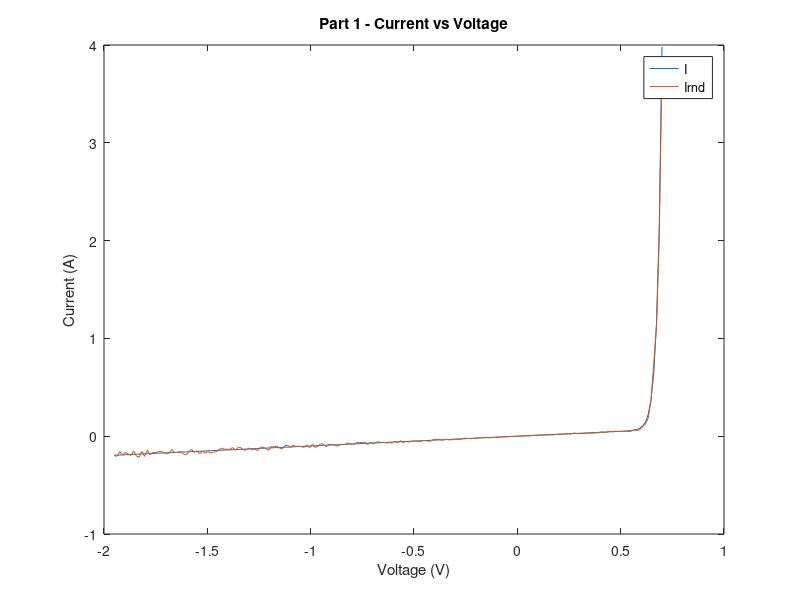
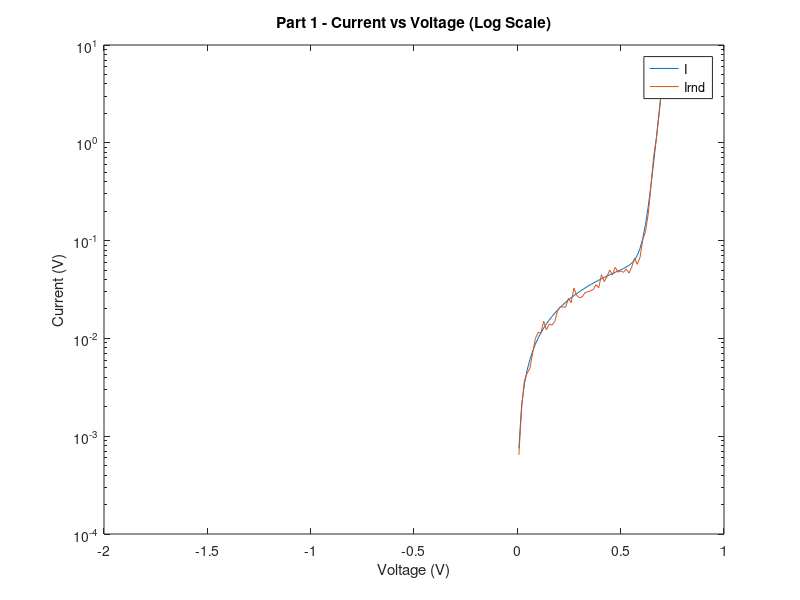

Write the MATLAB code that produced these figures, in order.
%PA 8
clear;
close all;

Is = 0.01e-12; %Amps
Ib = 0.1e-12; %Amps
Vb = 1.3; %Volts
Gp = 0.1; %1/Ohm

%PART 1 ----------------

I = @(x) Is*(exp(1.2*x/0.025)-1)+ Gp * x + Ib*exp(-1.2/0.25*(x+Vb));

VArray = linspace(-1.95,0.7,200);
IArray = I(VArray);
randomMultiplierArray = -.2 + (0.4).* rand(200,1);
randomMultiplierArray = transpose(randomMultiplierArray);
IArray_Random = IArray + IArray.*randomMultiplierArray;

fig1 = figure(1);
plot(VArray, IArray);
hold on;
plot(VArray, IArray_Random);
legend('I', 'Irnd');
xlabel('Voltage (V)');
ylabel('Current (A)');
title('Part 1 - Current vs Voltage');

fig2 = figure(2);
semilogy(VArray,IArray);
hold on;
semilogy(VArray, IArray_Random);
legend('I', 'Irnd');
xlabel('Voltage (V)');
ylabel('Current (V)');
title('Part 1 - Current vs Voltage (Log Scale)');

%PART 2 ----------------
